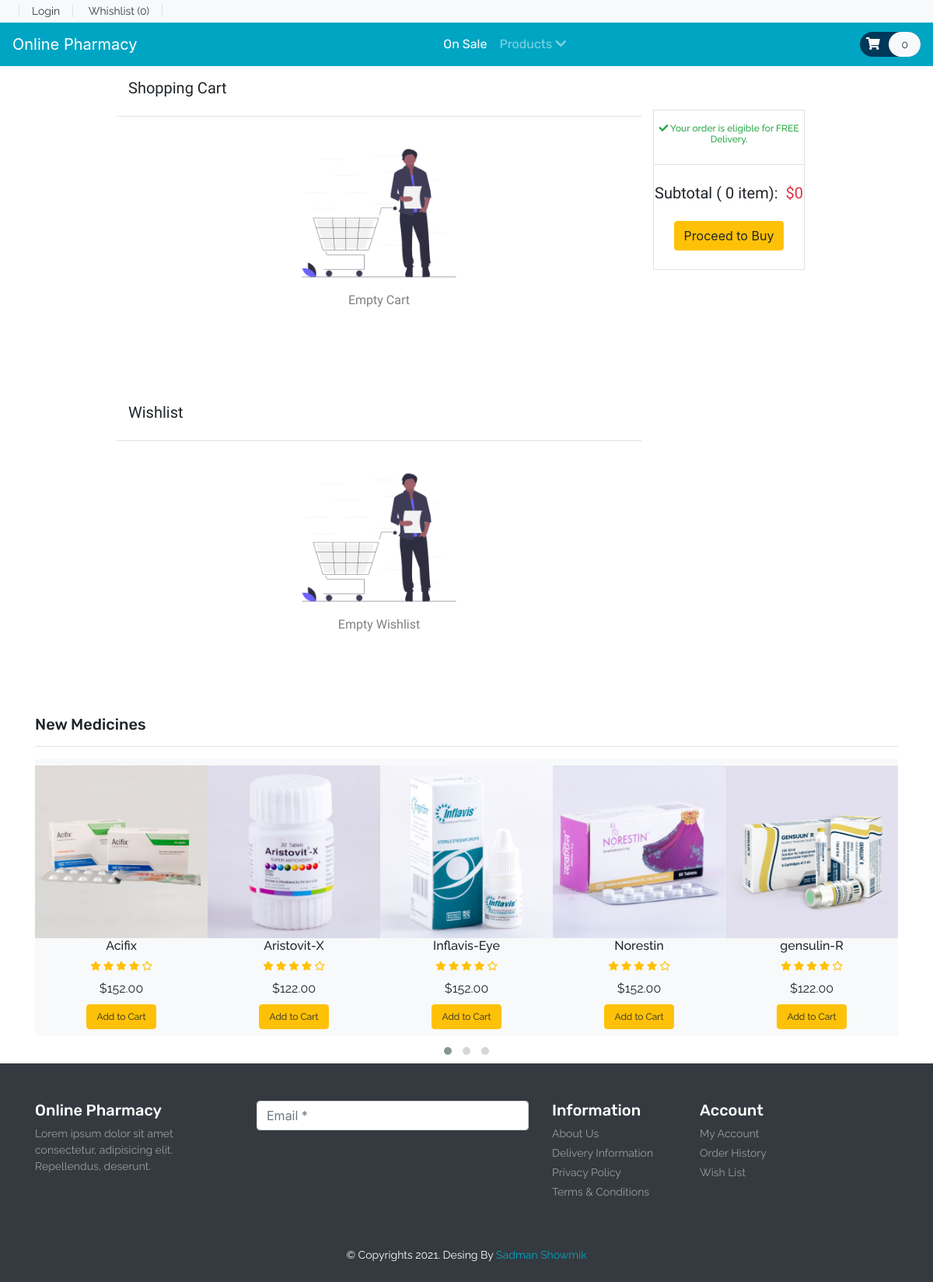
The app's page /Controller/cart.php with its own data.
### tables this page shows
CREATE TABLE `product` (
  `item_id` int(11) NOT NULL,
  `item_brand` varchar(200) NOT NULL,
  `item_name` varchar(255) NOT NULL,
  `item_price` double(10,2) NOT NULL,
  `item_image` varchar(255) NOT NULL,
  `item_register` datetime DEFAULT NULL
);

### Controller/cart.php (called while the page is built, shortened)
<?php
include ('header.php');
?>
<?php
        count($product->getData('cart')) ? include ('..\View\Template\_cart-template.php') :  include ('..\View\template\notFound\_cart_notFound.php');
    count($product->getData('wishlist')) ? include ('../view/Template/_wishilist_template.php') :  include ('../view/Template/notFound/_wishlist_notFound.php');
        include ('..\View\Template\_new-meds.php');
?>
<?php
include ('footer.php');
?>

### Model/database/DBController.php (called while the page is built, shortened)
<?php
class DBController
{
    protected $host = 'localhost';
    protected $user = 'root';
    protected $password = '';
    protected $database = "onlinepharmacy";
    public function __construct()
    {
        $this->con = mysqli_connect($this->host, $this->user, $this->password, $this->database);
    }
}

### Controller/functions.php (called while the page is built)
<?php
require ('..\Model\database\DBController.php');
require ('..\Model\database\Product.php');
require ('..\Model\database\Cart.php');
$db = new DBController();
$product = new Product($db);
$product_shuffle = $product->getData();
$Cart = new Cart($db );

### Model/database/Product.php (called while the page is built, shortened)
<?php
class Product
{
    public $db = null;
    public function __construct(DBController $db)
    {
        $this->db = $db;
    }
    public function getData($table = 'product'){
        $result = $this->db->con->query("SELECT * FROM {$table}");
        $resultArray = array();
        while ($item = mysqli_fetch_array($result, MYSQLI_ASSOC)){
            $resultArray[] = $item;
        }
        return $resultArray;
    }
}

### View/Template/_new-meds.php (the view, shortened to what this page needs)
<?php
shuffle($product_shuffle);
?>
<section id="new-phones">
    <div class="container">
        <h4 class="font-rubik font-size-20">New Medicines</h4>
        <hr>
        <div class="owl-carousel owl-theme">
            <?php foreach ($product_shuffle as $item) { ?>
                <div class="item py-2 bg-light">
                    <div class="product font-rale">
                        <a href="<?php printf('%s?item_id=%s', '..\Controller\product.php',  $item['item_id']); ?>"><img src="<?php echo $item['item_image'] ?? "../view/assets/Acifix.png"; ?>" alt="product1" class="img-fluid"></a>
                        <div class="text-center">
                            <h6><?php echo  $item['item_name'] ?? "Unknown";  ?></h6>
                            <div class="rating text-warning font-size-12">
                                <span><i class="fas fa-star"></i></span>
                                <span><i class="fas fa-star"></i></span>
                                <span><i class="fas fa-star"></i></span>
                                <span><i class="fas fa-star"></i></span>
                                <span><i class="far fa-star"></i></span>
                            </div>
                            <div class="price py-2">
                                <span>$<?php echo $item['item_price'] ?? '0' ; ?></span>
                            </div>
                            <form method="post">
                                <?php
                                if (in_array($item['item_id'], $Cart->getCartId($product->getData('cart')) ?? [])){
                                    echo '<button type="submit" disabled class="btn btn-success font-size-12">In the Cart</button>';
                                }else{
                                    echo '<button type="submit" name="top_sale_submit" class="btn btn-warning font-size-12">Add to Cart</button>';
                                }
                                ?>
                            </form>
                        </div>
                    </div>
                </div>
            <?php }  ?>
        </div>
    </div>
</section>

### View/style.css (style rules this page uses)
button, button:focus { outline: none !important; box-shadow: none !important; }
.font-rale { font-family: "Raleway", cursive; }
.font-rubik { font-family: "Rubik", cursive; }
.font-size-12 { font-size: 12px; }
.font-size-20 { font-size: 20px; }

### records on screen
product: item_image (picture), item_name "Acifix", item_price "152.00"
product: item_image (picture), item_name "Aristovit-X", item_price "122.00"
product: item_image (picture), item_name "Inflavis-Eye", item_price "152.00"
product: item_image (picture), item_name "Norestin", item_price "152.00"
product: item_image (picture), item_name "gensulin-R", item_price "122.00"

### other values on screen
count($product->getData('cart')) "0"
